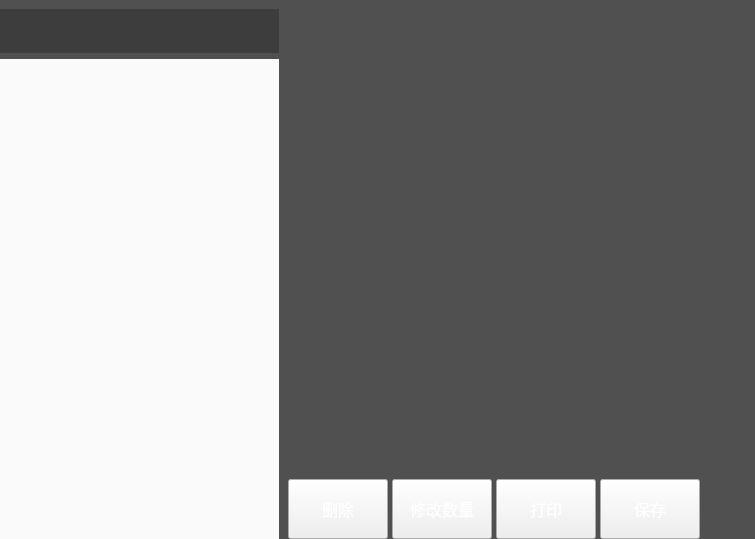
<?xml version="1.0" encoding="UTF-8"?>
<ui version="4.0">
 <class>AddReportLossWidget</class>
 <widget class="QWidget" name="AddReportLossWidget">
  <property name="geometry">
   <rect>
    <x>0</x>
    <y>0</y>
    <width>755</width>
    <height>539</height>
   </rect>
  </property>
  <property name="windowTitle">
   <string>Form</string>
  </property>
  <property name="styleSheet">
   <string notr="true">QWidget#AddReportLossWidget
{
	background-color:#505050;
}</string>
  </property>
  <layout class="QHBoxLayout" name="horizontalLayout_2" stretch="785,56">
   <property name="spacing">
    <number>0</number>
   </property>
   <property name="leftMargin">
    <number>0</number>
   </property>
   <property name="topMargin">
    <number>9</number>
   </property>
   <property name="rightMargin">
    <number>0</number>
   </property>
   <property name="bottomMargin">
    <number>0</number>
   </property>
   <item>
    <layout class="QHBoxLayout" name="horizontalLayout" stretch="290,404">
     <property name="spacing">
      <number>9</number>
     </property>
     <item>
      <widget class="QWidget" name="widget" native="true">
       <layout class="QVBoxLayout" name="verticalLayout_3" stretch="44,485">
        <property name="spacing">
         <number>6</number>
        </property>
        <property name="leftMargin">
         <number>0</number>
        </property>
        <property name="topMargin">
         <number>0</number>
        </property>
        <property name="rightMargin">
         <number>0</number>
        </property>
        <property name="bottomMargin">
         <number>0</number>
        </property>
        <item>
         <widget class="QWidget" name="topWidget" native="true">
          <property name="styleSheet">
           <string notr="true">QWidget#topWidget{
	background-color:#3e3d3d;
}</string>
          </property>
          <layout class="QHBoxLayout" name="horizontalLayout_4">
           <property name="leftMargin">
            <number>6</number>
           </property>
           <property name="topMargin">
            <number>6</number>
           </property>
           <property name="rightMargin">
            <number>6</number>
           </property>
           <property name="bottomMargin">
            <number>6</number>
           </property>
           <item>
            <widget class="SearchEdit" name="searchWidget" native="true"/>
           </item>
          </layout>
         </widget>
        </item>
        <item>
         <widget class="AddReportLossSelectWidget" name="listWidget" native="true">
          <property name="styleSheet">
           <string notr="true">background-color:#fafafa;</string>
          </property>
         </widget>
        </item>
       </layout>
      </widget>
     </item>
     <item>
      <widget class="QWidget" name="AllBtnWidget" native="true">
       <layout class="QVBoxLayout" name="verticalLayout_2" stretch="111,350,53">
        <property name="spacing">
         <number>0</number>
        </property>
        <property name="leftMargin">
         <number>0</number>
        </property>
        <property name="topMargin">
         <number>0</number>
        </property>
        <property name="rightMargin">
         <number>0</number>
        </property>
        <property name="bottomMargin">
         <number>0</number>
        </property>
        <item>
         <widget class="ReportLossCategoryWidget" name="categoryWidget" native="true">
          <property name="minimumSize">
           <size>
            <width>412</width>
            <height>111</height>
           </size>
          </property>
         </widget>
        </item>
        <item>
         <widget class="ReportLossGoodsWidget" name="goodsWidget" native="true">
          <property name="minimumSize">
           <size>
            <width>412</width>
            <height>0</height>
           </size>
          </property>
         </widget>
        </item>
        <item>
         <widget class="QWidget" name="buttonWidget" native="true">
          <property name="styleSheet">
           <string notr="true"/>
          </property>
          <layout class="QHBoxLayout" name="horizontalLayout_3">
           <property name="spacing">
            <number>4</number>
           </property>
           <property name="leftMargin">
            <number>0</number>
           </property>
           <property name="topMargin">
            <number>2</number>
           </property>
           <property name="rightMargin">
            <number>0</number>
           </property>
           <property name="bottomMargin">
            <number>0</number>
           </property>
           <item>
            <widget class="QPushButton" name="deleteButton">
             <property name="minimumSize">
              <size>
               <width>91</width>
               <height>60</height>
              </size>
             </property>
             <property name="styleSheet">
              <string notr="true">QPushButton{
	font-size:16px;
	color:#ffffff;
	border-image: url(:/adjustPrice/blueButton.png);
}

QPushButton:pressed{
	border-image: url(:/adjustPrice/blueButtonPress.png);
}

QPushButton:disabled{
	border-image: url(:/adjustPrice/buttonDisable.png);
}</string>
             </property>
             <property name="text">
              <string>删除</string>
             </property>
            </widget>
           </item>
           <item>
            <widget class="QPushButton" name="modeifyNoButton">
             <property name="minimumSize">
              <size>
               <width>91</width>
               <height>60</height>
              </size>
             </property>
             <property name="styleSheet">
              <string notr="true">QPushButton{
	font-size:16px;
	color:#ffffff;
	border-image: url(:/adjustPrice/blueButton.png);
}

QPushButton:pressed{
	border-image: url(:/adjustPrice/blueButtonPress.png);
}

QPushButton:disabled{
	border-image: url(:/adjustPrice/buttonDisable.png);
}</string>
             </property>
             <property name="text">
              <string>修改数量</string>
             </property>
            </widget>
           </item>
           <item>
            <widget class="QPushButton" name="printButton">
             <property name="minimumSize">
              <size>
               <width>91</width>
               <height>60</height>
              </size>
             </property>
             <property name="styleSheet">
              <string notr="true">QPushButton{
	font-size:16px;
	color:#ffffff;
	border-image: url(:/adjustPrice/blueButton.png);
}

QPushButton:pressed{
	border-image: url(:/adjustPrice/blueButtonPress.png);
}

QPushButton:disabled{
	border-image: url(:/adjustPrice/buttonDisable.png);
}</string>
             </property>
             <property name="text">
              <string>打印</string>
             </property>
            </widget>
           </item>
           <item>
            <widget class="QPushButton" name="saveButton">
             <property name="minimumSize">
              <size>
               <width>91</width>
               <height>60</height>
              </size>
             </property>
             <property name="styleSheet">
              <string notr="true">QPushButton{
	font-size:16px;
	color:#ffffff;
	border-image: url(:/adjustPrice/orangeButton.png);
}

QPushButton:pressed{
	border-image: url(:/adjustPrice/orangeButtonPress.png);
}

QPushButton:disabled{
	border-image: url(:/adjustPrice/buttonDisable.png);
}</string>
             </property>
             <property name="text">
              <string>保存</string>
             </property>
            </widget>
           </item>
          </layout>
         </widget>
        </item>
       </layout>
      </widget>
     </item>
    </layout>
   </item>
   <item>
    <widget class="QWidget" name="pageWidget" native="true">
     <property name="minimumSize">
      <size>
       <width>55</width>
       <height>529</height>
      </size>
     </property>
     <property name="maximumSize">
      <size>
       <width>135</width>
       <height>16777215</height>
      </size>
     </property>
     <layout class="QVBoxLayout" name="verticalLayout" stretch="52,52,52,52,265">
      <property name="spacing">
       <number>4</number>
      </property>
      <property name="leftMargin">
       <number>4</number>
      </property>
      <property name="topMargin">
       <number>0</number>
      </property>
      <property name="rightMargin">
       <number>0</number>
      </property>
      <property name="bottomMargin">
       <number>0</number>
      </property>
      <item>
       <widget class="QPushButton" name="categoryFrontButton">
        <property name="minimumSize">
         <size>
          <width>51</width>
          <height>51</height>
         </size>
        </property>
        <property name="maximumSize">
         <size>
          <width>16777215</width>
          <height>16777215</height>
         </size>
        </property>
        <property name="styleSheet">
         <string notr="true">QPushButton{
	border:none;
	border-image: url(:/saleImage/category_up.png);
}

QPushButton:pressed{
	
	border-image: url(:/saleImage/category_up_press.png);
}</string>
        </property>
        <property name="text">
         <string/>
        </property>
       </widget>
      </item>
      <item>
       <widget class="QPushButton" name="categoryNextButton">
        <property name="minimumSize">
         <size>
          <width>51</width>
          <height>51</height>
         </size>
        </property>
        <property name="styleSheet">
         <string notr="true">QPushButton{
	border:none;
	font-size:12px;
	color:#ffffff;
	padding-top:20px;
	border-image: url(:/saleImage/category_down.png);
}

QPushButton:pressed{
	border-image: url(:/saleImage/category_down_press.png);
}</string>
        </property>
        <property name="text">
         <string/>
        </property>
       </widget>
      </item>
      <item>
       <widget class="QPushButton" name="goodsFrontButton">
        <property name="minimumSize">
         <size>
          <width>51</width>
          <height>51</height>
         </size>
        </property>
        <property name="styleSheet">
         <string notr="true">QPushButton{
	border:none;
	border-image: url(:/saleImage/goods_up.png);
}

QPushButton:pressed{
	border-image: url(:/saleImage/goods_up_press.png);
}</string>
        </property>
        <property name="text">
         <string/>
        </property>
       </widget>
      </item>
      <item>
       <widget class="QPushButton" name="goodsNextButton">
        <property name="minimumSize">
         <size>
          <width>51</width>
          <height>51</height>
         </size>
        </property>
        <property name="styleSheet">
         <string notr="true">QPushButton{
	border:none;
	font-size:12px;
	color:#ffffff;
	padding-top:20px;
	border-image: url(:/saleImage/goods_down.png);
}

QPushButton:pressed{
	border-image: url(:/saleImage/goods_down_press.png);
}</string>
        </property>
        <property name="text">
         <string/>
        </property>
       </widget>
      </item>
      <item>
       <spacer name="verticalSpacer">
        <property name="orientation">
         <enum>Qt::Vertical</enum>
        </property>
        <property name="sizeHint" stdset="0">
         <size>
          <width>20</width>
          <height>316</height>
         </size>
        </property>
       </spacer>
      </item>
     </layout>
    </widget>
   </item>
  </layout>
 </widget>
 <customwidgets>
  <customwidget>
   <class>SearchEdit</class>
   <extends>QWidget</extends>
   <header>SearchEdit.h</header>
   <container>1</container>
  </customwidget>
  <customwidget>
   <class>AddReportLossSelectWidget</class>
   <extends>QWidget</extends>
   <header>addreportlossselectwidget.h</header>
   <container>1</container>
  </customwidget>
  <customwidget>
   <class>ReportLossGoodsWidget</class>
   <extends>QWidget</extends>
   <header>reportlossgoodswidget.h</header>
   <container>1</container>
  </customwidget>
  <customwidget>
   <class>ReportLossCategoryWidget</class>
   <extends>QWidget</extends>
   <header>reportlosscategorywidget.h</header>
   <container>1</container>
  </customwidget>
 </customwidgets>
 <resources/>
 <connections/>
</ui>
